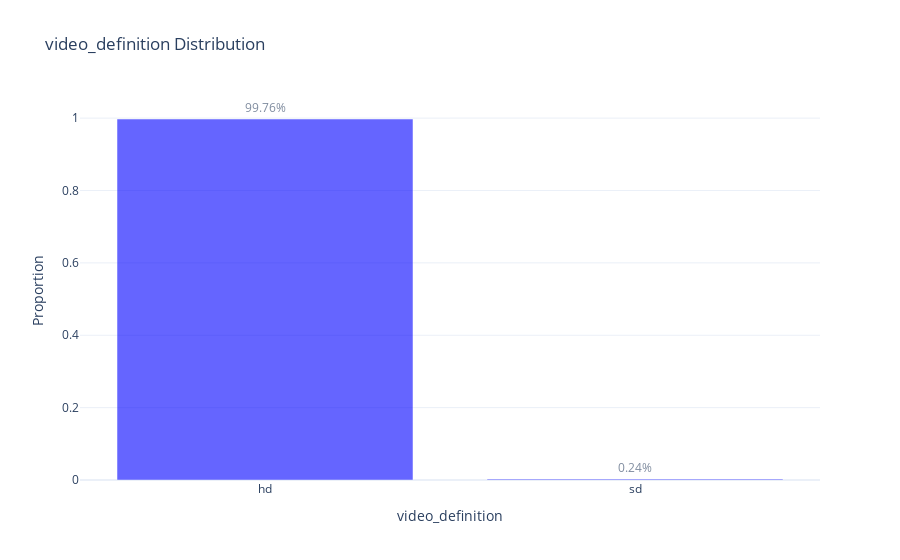

Source (notebook cell):
### Code cell
histogram_unique(df, 'video_definition')

### Figure 1 — Plotly figure (JSON) as saved in the notebook; plotly's stock layout.template omitted (floating-point values rounded to 4 significant figures)
{"data": [{"marker": {"color": "blue"}, "opacity": 0.6, "text": ["99.76%", "0.24%"], "textposition": "outside", "type": "bar", "x": ["hd", "sd"], "y": [0.9976, 0.002423]}], "layout": {"showlegend": false, "title": {"text": "video_definition Distribution"}, "xaxis": {"tickmode": "array", "tickvals": ["hd", "sd"], "title": {"text": "video_definition"}}, "yaxis": {"showgrid": true, "title": {"text": "Proportion"}}}}
